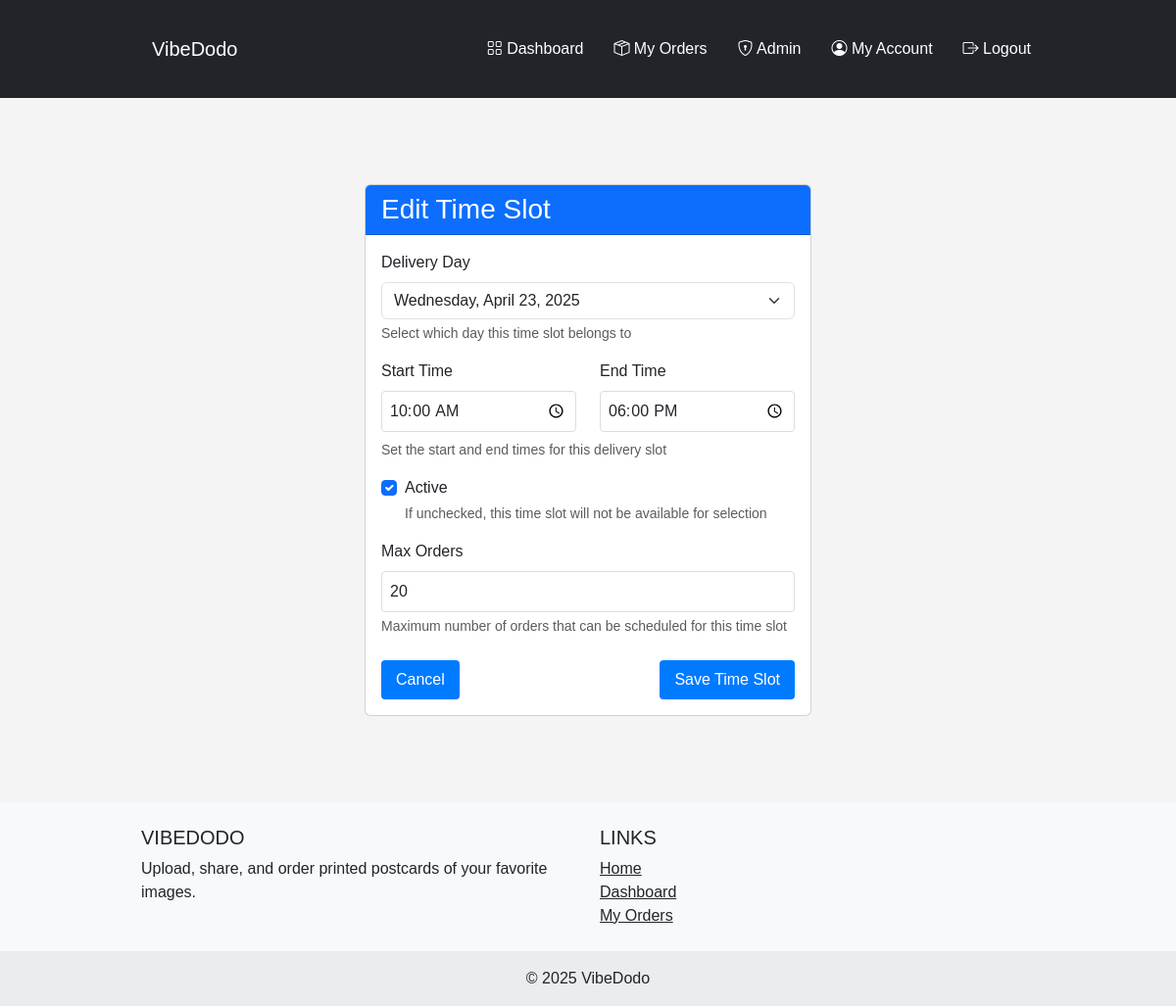
/admin/delivery/timeslot/1/edit (signed in), run on the app's committed database.
### app/models/delivery.py (models this page shows, shortened)
class TimeSlot(db.Model):
    id = db.Column(db.Integer, primary_key=True)
    delivery_day_id = db.Column(db.Integer, db.ForeignKey('delivery_day.id'), nullable=False)
    start_time = db.Column(db.Time, nullable=False)
    end_time = db.Column(db.Time, nullable=False)
    is_active = db.Column(db.Boolean, default=True)
    max_orders = db.Column(db.Integer, default=5)

### app/routes/admin.py (the view, shortened to what this page needs)
@admin.route('/admin/delivery/timeslot/<int:slot_id>/edit', methods=['GET', 'POST'])
@login_required
@admin_required
def edit_time_slot(slot_id):
    time_slot = TimeSlot.query.get_or_404(slot_id)
    form = TimeSlotForm(obj=time_slot)
    days = DeliveryDay.query.order_by(DeliveryDay.date).all()
    form.delivery_day_id.choices = [(day.id, day.formatted_date) for day in days]
    return render_template('admin/time_slot_form.html', form=form, title='Edit Time Slot')

### app/forms.py (shortened to what this page needs)
class TimeSlotForm(FlaskForm):
    delivery_day_id = SelectField('Delivery Day', coerce=int, validators=[DataRequired()])
    start_time = TimeField('Start Time', validators=[DataRequired()], format='%H:%M')
    end_time = TimeField('End Time', validators=[DataRequired()], format='%H:%M')
    is_active = BooleanField('Active', default=True)
    max_orders = IntegerField('Max Orders', validators=[NumberRange(min=1, max=50)], default=5)
    submit = SubmitField('Save Time Slot')

### app/models/delivery.py (called while the page is built)
    @property
    def formatted_date(self):
        return self.date.strftime('%A, %B %d, %Y')

### app/models/user.py (called while the page is built)
@login_manager.user_loader
def load_user(user_id):
    return User.query.get(int(user_id))

### app/routes/admin.py (called while the page is built)
def admin_required(f):
    @wraps(f)
    def decorated_function(*args, **kwargs):
        if not current_user.is_authenticated or not current_user.is_admin:
            flash('Admin access required', 'danger')
            return redirect(url_for('main.index'))
        return f(*args, **kwargs)
    return decorated_function

### app/templates/admin/time_slot_form.html (shortened to what this page needs)
{% extends "layout.html" %}
{% block content %}
<div class="container mt-4">
    <div class="row">
        <div class="col-md-8 mx-auto">
            <div class="card">
                <div class="card-header bg-primary text-white">
                    <h3 class="mb-0">{{ title }}</h3>
                </div>
                <div class="card-body">
                    <form method="POST">
                        <div class="mb-3">
                            {{ form.delivery_day_id.label(class="form-label") }}
                            {{ form.delivery_day_id(class="form-select") }}
                            <div class="form-text">Select which day this time slot belongs to</div>
                        </div>
                        <div class="row mb-3">
                            <div class="col-md-6">
                                {{ form.start_time.label(class="form-label") }}
                                {{ form.start_time(class="form-control", type="time") }}
                            </div>
                            <div class="col-md-6">
                                {{ form.end_time.label(class="form-label") }}
                                {{ form.end_time(class="form-control", type="time") }}
                            </div>
                            <div class="col-12 mt-1">
                                <div class="form-text">Set the start and end times for this delivery slot</div>
                            </div>
                        </div>
                        <div class="mb-3 form-check">
                            {{ form.is_active(class="form-check-input") }}
                            {{ form.is_active.label(class="form-check-label") }}
                            <div class="form-text">If unchecked, this time slot will not be available for selection</div>
                        </div>
                        <div class="mb-3">
                            {{ form.max_orders.label(class="form-label") }}
                            {{ form.max_orders(class="form-control", type="number") }}
                            <div class="form-text">Maximum number of orders that can be scheduled for this time slot</div>
                        </div>
                        <div class="d-flex justify-content-between mt-4">
                            <a href="{{ url_for('admin.admin_delivery') }}" class="btn btn-secondary">Cancel</a>
                            {{ form.submit(class="btn btn-primary") }}
                        </div>
                    </form>
                </div>
            </div>
        </div>
    </div>
</div>
{% endblock %}

### app/static/css/main.css (style rules this page uses)
body { font-family: 'Arial', sans-serif; margin: 0; padding: 0; background-color: #f4f4f4; }
.container { width: 80%; margin: 0 auto; padding: 20px; }
.form-control { width: 100%; padding: 8px; border: 1px solid #ddd; border-radius: 4px; }
.btn { padding: 8px 15px; background-color: #007bff; color: white; border: none; border-radius: 4px; cursor: pointer; }

### data on the page
TimeSlot: delivery_day_id "Wednesday, April 23, 2025", start_time "10:00", end_time "18:00", is_active "☑", max_orders "20"

### other printed values
{{ title }} "Edit Time Slot"
